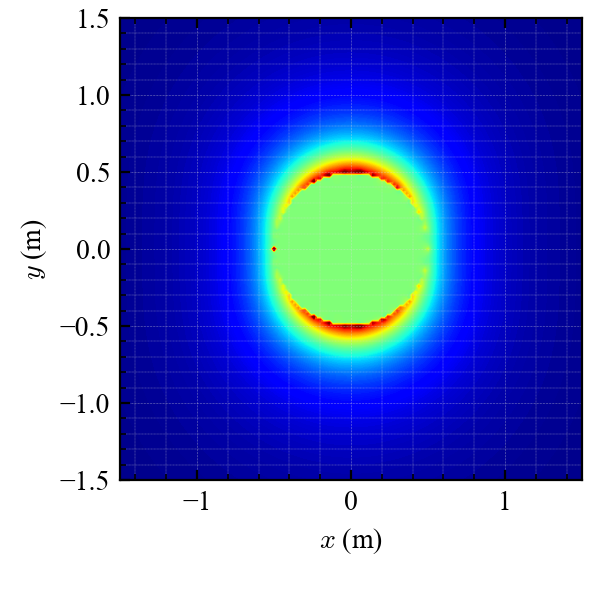

Source code (Python):
import os, sys
import scipy.io
from numpy import *

import matplotlib.pyplot as plt
import matplotlib

matplotlib.rc('mathtext', **{'rm':'serif','it':'serif:italic','bf':'serif:bold','fontset':'cm'})

plt.figure(figsize=(3,3),dpi=400)
ax = plt.axes([0.17,0.13,0.77,0.82])

data = scipy.io.loadmat("2024_01_28_Sphere.mat")
xx = data['xx']
yy = data['yy']
Bx = data['Bx']
By = data['By']-1
B = sqrt(Bx**2+By**2)

import matplotlib
import matplotlib.pyplot as plt
import matplotlib.patches as patches
matplotlib.rc('mathtext', **{'rm':'serif','it':'serif:italic','bf':'serif:bold','fontset':'cm'})

fig = plt.figure(figsize=(3,3),dpi=200)
ax1 = plt.axes([0.2, 0.2, 0.77, 0.77])

lv = arange(0.0, 2.0, 0.01)
ax1.contourf(xx, yy, B, levels=lv,cmap='jet',extend='both')

ax1.set_xlim(-1.5,1.5)
ax1.set_ylim(-1.5,1.5)
plt.setp(ax1.get_xticklabels(),fontname='Times New Roman',fontsize=10)
ax1.set_xlabel('${\it x}$ (m)',fontname='Times New Roman',fontsize=10)
plt.setp(ax1.get_yticklabels(),fontname='Times New Roman',fontsize=10)
ax1.set_ylabel('${\it y}$ (m)',fontname='Times New Roman',fontsize=10)
ax1.minorticks_on()
ax1.tick_params(which = 'major', direction="in",top=True)
ax1.tick_params(which = 'minor', direction="in",top=True)
ax1.grid(axis='x', which = 'major', c='gainsboro', linestyle=':', linewidth=0.2)
ax1.grid(axis='x', which = 'minor', c='gainsboro', linestyle='--' , linewidth=0.1)
ax1.grid(axis='y', which = 'major', c='gainsboro', linestyle=':', linewidth=0.2)
ax1.grid(axis='y', which = 'minor', c='gainsboro', linestyle='--' , linewidth=0.1)

FileName = f"{os.path.splitext(__file__)[0]}.png"
plt.savefig(FileName)
os.startfile(FileName)
